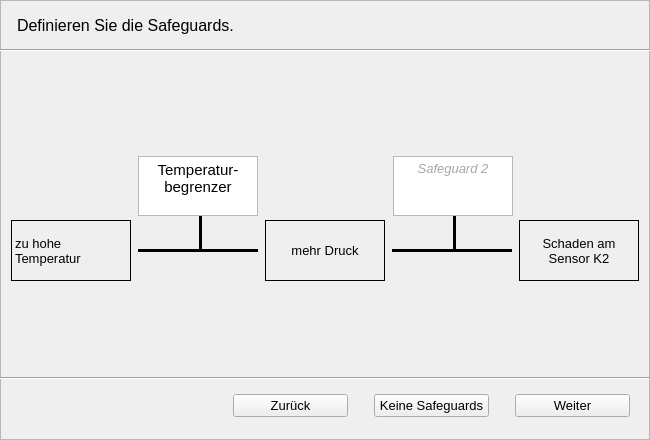
<?xml version="1.0" encoding="UTF-8"?>
<ui version="4.0">
 <class>wizard_4</class>
 <widget class="QWidget" name="wizard_4">
  <property name="geometry">
   <rect>
    <x>0</x>
    <y>0</y>
    <width>650</width>
    <height>440</height>
   </rect>
  </property>
  <property name="windowTitle">
   <string>Form</string>
  </property>
  <widget class="QFrame" name="frame_3">
   <property name="geometry">
    <rect>
     <x>0</x>
     <y>0</y>
     <width>650</width>
     <height>440</height>
    </rect>
   </property>
   <property name="font">
    <font>
     <pointsize>10</pointsize>
    </font>
   </property>
   <property name="frameShape">
    <enum>QFrame::StyledPanel</enum>
   </property>
   <property name="frameShadow">
    <enum>QFrame::Raised</enum>
   </property>
   <widget class="QWidget" name="horizontalLayoutWidget_2">
    <property name="geometry">
     <rect>
      <x>10</x>
      <y>220</y>
      <width>631</width>
      <height>61</height>
     </rect>
    </property>
    <layout class="QHBoxLayout" name="horizontalLayout">
     <item>
      <widget class="QLabel" name="label_7">
       <property name="sizePolicy">
        <sizepolicy hsizetype="Minimum" vsizetype="Preferred">
         <horstretch>0</horstretch>
         <verstretch>0</verstretch>
        </sizepolicy>
       </property>
       <property name="maximumSize">
        <size>
         <width>120</width>
         <height>16777215</height>
        </size>
       </property>
       <property name="frameShape">
        <enum>QFrame::Panel</enum>
       </property>
       <property name="text">
        <string>zu hohe Temperatur</string>
       </property>
       <property name="alignment">
        <set>Qt::AlignLeading|Qt::AlignLeft|Qt::AlignVCenter</set>
       </property>
       <property name="wordWrap">
        <bool>true</bool>
       </property>
      </widget>
     </item>
     <item>
      <widget class="Line" name="line">
       <property name="maximumSize">
        <size>
         <width>120</width>
         <height>16777215</height>
        </size>
       </property>
       <property name="frameShadow">
        <enum>QFrame::Plain</enum>
       </property>
       <property name="lineWidth">
        <number>3</number>
       </property>
       <property name="orientation">
        <enum>Qt::Horizontal</enum>
       </property>
      </widget>
     </item>
     <item>
      <widget class="QLabel" name="label_6">
       <property name="maximumSize">
        <size>
         <width>120</width>
         <height>16777215</height>
        </size>
       </property>
       <property name="frameShape">
        <enum>QFrame::Box</enum>
       </property>
       <property name="frameShadow">
        <enum>QFrame::Plain</enum>
       </property>
       <property name="text">
        <string>mehr Druck</string>
       </property>
       <property name="alignment">
        <set>Qt::AlignCenter</set>
       </property>
      </widget>
     </item>
     <item>
      <widget class="Line" name="line_2">
       <property name="maximumSize">
        <size>
         <width>120</width>
         <height>16777215</height>
        </size>
       </property>
       <property name="frameShadow">
        <enum>QFrame::Plain</enum>
       </property>
       <property name="lineWidth">
        <number>3</number>
       </property>
       <property name="orientation">
        <enum>Qt::Horizontal</enum>
       </property>
      </widget>
     </item>
     <item>
      <widget class="QLabel" name="label_8">
       <property name="sizePolicy">
        <sizepolicy hsizetype="Minimum" vsizetype="Preferred">
         <horstretch>0</horstretch>
         <verstretch>0</verstretch>
        </sizepolicy>
       </property>
       <property name="maximumSize">
        <size>
         <width>120</width>
         <height>16777215</height>
        </size>
       </property>
       <property name="font">
        <font>
         <pointsize>10</pointsize>
         <weight>50</weight>
         <italic>false</italic>
         <bold>false</bold>
         <underline>false</underline>
         <strikeout>false</strikeout>
         <kerning>true</kerning>
        </font>
       </property>
       <property name="frameShape">
        <enum>QFrame::Box</enum>
       </property>
       <property name="text">
        <string>Schaden am Sensor K2</string>
       </property>
       <property name="alignment">
        <set>Qt::AlignCenter</set>
       </property>
       <property name="wordWrap">
        <bool>true</bool>
       </property>
      </widget>
     </item>
    </layout>
   </widget>
   <widget class="QWidget" name="horizontalLayoutWidget_3">
    <property name="geometry">
     <rect>
      <x>10</x>
      <y>150</y>
      <width>631</width>
      <height>73</height>
     </rect>
    </property>
    <layout class="QHBoxLayout" name="horizontalLayout_3">
     <item>
      <spacer name="horizontalSpacer">
       <property name="orientation">
        <enum>Qt::Horizontal</enum>
       </property>
       <property name="sizeHint" stdset="0">
        <size>
         <width>120</width>
         <height>71</height>
        </size>
       </property>
      </spacer>
     </item>
     <item>
      <widget class="QTextEdit" name="sg1textEdit">
       <property name="sizePolicy">
        <sizepolicy hsizetype="Expanding" vsizetype="Fixed">
         <horstretch>0</horstretch>
         <verstretch>0</verstretch>
        </sizepolicy>
       </property>
       <property name="maximumSize">
        <size>
         <width>120</width>
         <height>60</height>
        </size>
       </property>
       <property name="layoutDirection">
        <enum>Qt::RightToLeft</enum>
       </property>
       <property name="inputMethodHints">
        <set>Qt::ImhMultiLine|Qt::ImhPreferUppercase</set>
       </property>
       <property name="verticalScrollBarPolicy">
        <enum>Qt::ScrollBarAlwaysOff</enum>
       </property>
       <property name="horizontalScrollBarPolicy">
        <enum>Qt::ScrollBarAlwaysOff</enum>
       </property>
       <property name="html">
        <string>&lt;!DOCTYPE HTML PUBLIC &quot;-//W3C//DTD HTML 4.0//EN&quot; &quot;http://www.w3.org/TR/REC-html40/strict.dtd&quot;&gt;
&lt;html&gt;&lt;head&gt;&lt;meta name=&quot;qrichtext&quot; content=&quot;1&quot; /&gt;&lt;style type=&quot;text/css&quot;&gt;
p, li { white-space: pre-wrap; }
&lt;/style&gt;&lt;/head&gt;&lt;body style=&quot; font-family:'MS Shell Dlg 2'; font-size:10pt; font-weight:400; font-style:normal;&quot;&gt;
&lt;p align=&quot;center&quot; style=&quot; margin-top:12px; margin-bottom:12px; margin-left:0px; margin-right:0px; -qt-block-indent:0; text-indent:0px;&quot;&gt;&lt;span style=&quot; font-family:'MS Shell Dlg 2'; font-size:11pt;&quot;&gt;Temperatur- begrenzer&lt;/span&gt;&lt;/p&gt;&lt;/body&gt;&lt;/html&gt;</string>
       </property>
      </widget>
     </item>
     <item>
      <spacer name="verticalSpacer_2">
       <property name="orientation">
        <enum>Qt::Horizontal</enum>
       </property>
       <property name="sizeHint" stdset="0">
        <size>
         <width>40</width>
         <height>30</height>
        </size>
       </property>
      </spacer>
     </item>
     <item>
      <widget class="QTextEdit" name="sg2textEdit">
       <property name="sizePolicy">
        <sizepolicy hsizetype="Expanding" vsizetype="Fixed">
         <horstretch>0</horstretch>
         <verstretch>0</verstretch>
        </sizepolicy>
       </property>
       <property name="maximumSize">
        <size>
         <width>120</width>
         <height>60</height>
        </size>
       </property>
       <property name="html">
        <string>&lt;!DOCTYPE HTML PUBLIC &quot;-//W3C//DTD HTML 4.0//EN&quot; &quot;http://www.w3.org/TR/REC-html40/strict.dtd&quot;&gt;
&lt;html&gt;&lt;head&gt;&lt;meta name=&quot;qrichtext&quot; content=&quot;1&quot; /&gt;&lt;style type=&quot;text/css&quot;&gt;
p, li { white-space: pre-wrap; }
&lt;/style&gt;&lt;/head&gt;&lt;body style=&quot; font-family:'MS Shell Dlg 2'; font-size:10pt; font-weight:400; font-style:normal;&quot;&gt;
&lt;p align=&quot;center&quot; style=&quot; margin-top:12px; margin-bottom:12px; margin-left:0px; margin-right:0px; -qt-block-indent:0; text-indent:0px;&quot;&gt;&lt;span style=&quot; font-family:'MS Shell Dlg 2'; font-style:italic; color:#a7a7a7;&quot;&gt;Safeguard 2&lt;/span&gt;&lt;/p&gt;&lt;/body&gt;&lt;/html&gt;</string>
       </property>
      </widget>
     </item>
     <item>
      <spacer name="verticalSpacer_3">
       <property name="orientation">
        <enum>Qt::Horizontal</enum>
       </property>
       <property name="sizeHint" stdset="0">
        <size>
         <width>40</width>
         <height>30</height>
        </size>
       </property>
      </spacer>
     </item>
    </layout>
   </widget>
   <widget class="Line" name="line_3">
    <property name="geometry">
     <rect>
      <x>190</x>
      <y>190</y>
      <width>20</width>
      <height>61</height>
     </rect>
    </property>
    <property name="font">
     <font>
      <weight>75</weight>
      <bold>true</bold>
     </font>
    </property>
    <property name="frameShadow">
     <enum>QFrame::Plain</enum>
    </property>
    <property name="lineWidth">
     <number>3</number>
    </property>
    <property name="orientation">
     <enum>Qt::Vertical</enum>
    </property>
   </widget>
   <widget class="Line" name="line_4">
    <property name="geometry">
     <rect>
      <x>446</x>
      <y>180</y>
      <width>16</width>
      <height>71</height>
     </rect>
    </property>
    <property name="font">
     <font>
      <weight>75</weight>
      <bold>true</bold>
     </font>
    </property>
    <property name="frameShadow">
     <enum>QFrame::Plain</enum>
    </property>
    <property name="lineWidth">
     <number>3</number>
    </property>
    <property name="orientation">
     <enum>Qt::Vertical</enum>
    </property>
   </widget>
   <widget class="Line" name="line_5">
    <property name="geometry">
     <rect>
      <x>0</x>
      <y>370</y>
      <width>650</width>
      <height>16</height>
     </rect>
    </property>
    <property name="orientation">
     <enum>Qt::Horizontal</enum>
    </property>
   </widget>
   <widget class="QLabel" name="labelUberschrift">
    <property name="geometry">
     <rect>
      <x>17</x>
      <y>10</y>
      <width>630</width>
      <height>31</height>
     </rect>
    </property>
    <property name="font">
     <font>
      <pointsize>12</pointsize>
     </font>
    </property>
    <property name="text">
     <string>Definieren Sie die Safeguards.</string>
    </property>
   </widget>
   <widget class="Line" name="line_6">
    <property name="geometry">
     <rect>
      <x>-130</x>
      <y>40</y>
      <width>871</width>
      <height>20</height>
     </rect>
    </property>
    <property name="orientation">
     <enum>Qt::Horizontal</enum>
    </property>
   </widget>
   <widget class="QWidget" name="horizontalLayoutWidget_4">
    <property name="geometry">
     <rect>
      <x>-1</x>
      <y>375</y>
      <width>651</width>
      <height>61</height>
     </rect>
    </property>
    <layout class="QHBoxLayout" name="horizontalLayout_2">
     <item>
      <spacer name="horizontalSpacer_2">
       <property name="orientation">
        <enum>Qt::Horizontal</enum>
       </property>
       <property name="sizeHint" stdset="0">
        <size>
         <width>40</width>
         <height>20</height>
        </size>
       </property>
      </spacer>
     </item>
     <item>
      <widget class="QPushButton" name="zuruckButton">
       <property name="enabled">
        <bool>true</bool>
       </property>
       <property name="minimumSize">
        <size>
         <width>115</width>
         <height>0</height>
        </size>
       </property>
       <property name="text">
        <string>Zurück</string>
       </property>
       <property name="checkable">
        <bool>false</bool>
       </property>
      </widget>
     </item>
     <item>
      <spacer name="verticalSpacer">
       <property name="orientation">
        <enum>Qt::Vertical</enum>
       </property>
       <property name="sizeType">
        <enum>QSizePolicy::Fixed</enum>
       </property>
       <property name="sizeHint" stdset="0">
        <size>
         <width>20</width>
         <height>40</height>
        </size>
       </property>
      </spacer>
     </item>
     <item>
      <widget class="QPushButton" name="zuruckButton_2">
       <property name="enabled">
        <bool>true</bool>
       </property>
       <property name="minimumSize">
        <size>
         <width>115</width>
         <height>0</height>
        </size>
       </property>
       <property name="text">
        <string>Keine Safeguards</string>
       </property>
       <property name="checkable">
        <bool>false</bool>
       </property>
      </widget>
     </item>
     <item>
      <spacer name="verticalSpacer_5">
       <property name="orientation">
        <enum>Qt::Vertical</enum>
       </property>
       <property name="sizeType">
        <enum>QSizePolicy::Fixed</enum>
       </property>
       <property name="sizeHint" stdset="0">
        <size>
         <width>20</width>
         <height>40</height>
        </size>
       </property>
      </spacer>
     </item>
     <item>
      <widget class="QPushButton" name="weiterButton">
       <property name="minimumSize">
        <size>
         <width>115</width>
         <height>0</height>
        </size>
       </property>
       <property name="text">
        <string>Weiter</string>
       </property>
      </widget>
     </item>
     <item>
      <spacer name="verticalSpacer_4">
       <property name="orientation">
        <enum>Qt::Vertical</enum>
       </property>
       <property name="sizeType">
        <enum>QSizePolicy::Fixed</enum>
       </property>
       <property name="sizeHint" stdset="0">
        <size>
         <width>20</width>
         <height>40</height>
        </size>
       </property>
      </spacer>
     </item>
    </layout>
   </widget>
   <zorder>line_3</zorder>
   <zorder>line_4</zorder>
   <zorder>horizontalLayoutWidget_2</zorder>
   <zorder>horizontalLayoutWidget_3</zorder>
   <zorder>line_5</zorder>
   <zorder>labelUberschrift</zorder>
   <zorder>line_6</zorder>
   <zorder>horizontalLayoutWidget_4</zorder>
  </widget>
 </widget>
 <resources/>
 <connections/>
</ui>
